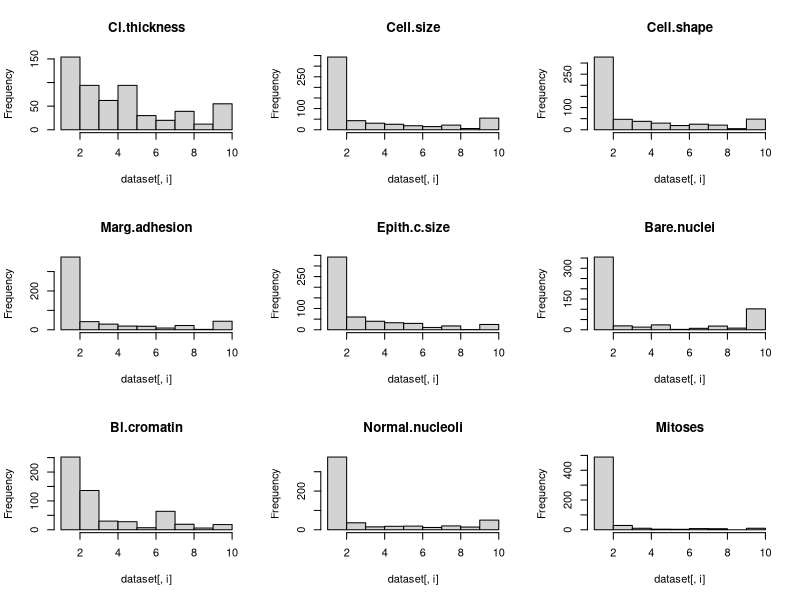
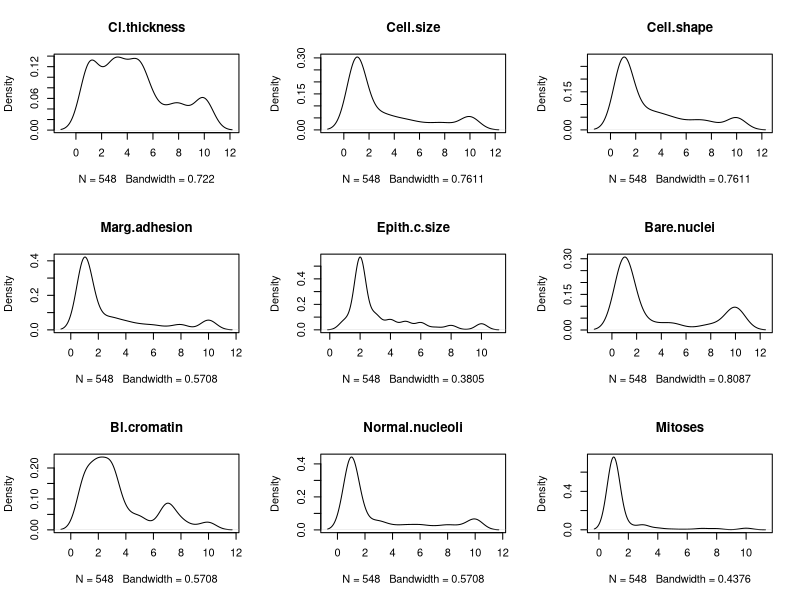
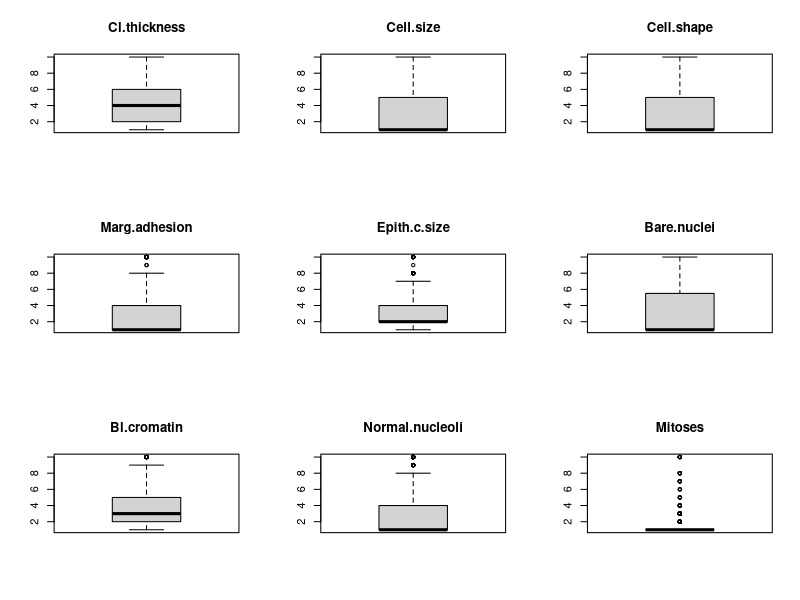
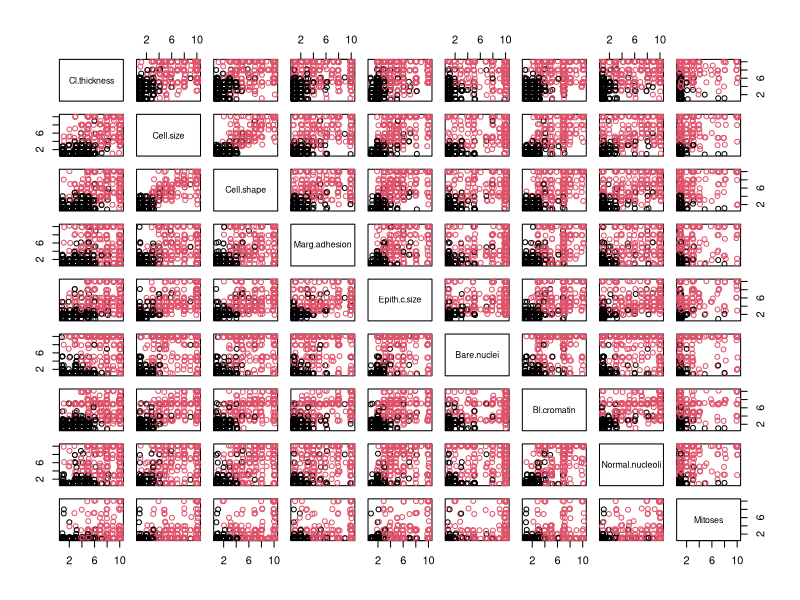
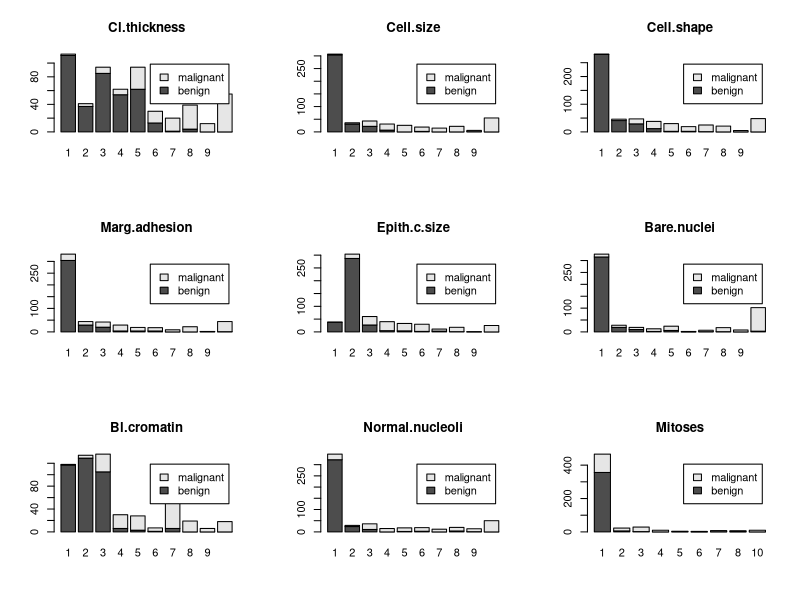

Recreate these plots in R, in order. (Note: this script raises an error after producing the figures.)
# World-Class Results: http://www.is.umk.pl/projects/datasets.html#Wisconsin

# load packages
library(mlbench)
library(caret)
# Load data
data(BreastCancer)
View(BreastCancer)

# Split out validation dataset
# create a list of 80% of the rows in the original dataset we can use for training
set.seed(7)
validationIndex <- createDataPartition(BreastCancer$Class, p=0.80, list=FALSE)
# select 20% of the data for validation
validation <- BreastCancer[-validationIndex,]
# use the remaining 80% of data to training and testing the models
dataset <- BreastCancer[validationIndex,]

# dimensions of dataaset
dim(dataset)

# peek
head(dataset, n=20)

# types
sapply(dataset, class)

# Remove redundant variable Id
dataset <- dataset[,-1]
# convert input values to numeric
for(i in 1:9) {
  dataset[,i] <- as.numeric(as.character(dataset[,i]))
}

# summary
summary(dataset)

# class distribution
cbind(freq=table(dataset$Class), percentage=prop.table(table(dataset$Class))*100)

colSums(is.na(dataset))

# summarize correlations between input variables
complete_cases <- complete.cases(dataset)
cor(dataset[complete_cases,1:9])

# histograms each attribute
par(mfrow=c(3,3))
for(i in 1:9) {
  hist(dataset[,i], main=names(dataset)[i])
}

# density plot for each attribute
par(mfrow=c(3,3))
complete_cases <- complete.cases(dataset)
for(i in 1:9) {
  plot(density(dataset[complete_cases,i]), main=names(dataset)[i])
}

# boxplots for each attribute
par(mfrow=c(3,3))
for(i in 1:9) {
  boxplot(dataset[,i], main=names(dataset)[i])
}

# scatterplot matrix
jittered_x <- sapply(dataset[,1:9], jitter)
pairs(jittered_x, names(dataset[,1:9]), col=dataset$Class)

# bar plots of each variable by class
par(mfrow=c(3,3))
for(i in 1:9) {
  barplot(table(dataset$Class,dataset[,i]), main=names(dataset)[i],
          legend.text=unique(dataset$Class))
}

# 10-fold cross validation with 3 repeats
trainControl <- trainControl(method="repeatedcv", number=10, repeats=3)
metric <- "Accuracy"

colSums(is.na(dataset))
dataset <- na.omit(dataset)

# LR
set.seed(7)
fit.glm <- train(Class~., data=dataset, method="glm", metric=metric, trControl=trainControl)
fit.glm

# LDA
set.seed(7)
fit.lda <- train(Class~., data=dataset, method="lda", metric=metric, trControl=trainControl)
# GLMNET
set.seed(7)
fit.glmnet <- train(Class~., data=dataset, method="glmnet", metric=metric,trControl=trainControl)
# KNN
set.seed(7)
fit.knn <- train(Class~., data=dataset, method="knn", metric=metric, trControl=trainControl)
# CART
set.seed(7)
fit.cart <- train(Class~., data=dataset, method="rpart", metric=metric,trControl=trainControl)
# Naive Bayes
set.seed(7)
fit.nb <- train(Class~., data=dataset, method="nb", metric=metric, trControl=trainControl)
# SVM
set.seed(7)
fit.svm <- train(Class~., data=dataset, method="svmRadial", metric=metric,trControl=trainControl)
# Compare algorithms
results <- resamples(list(LG=fit.glm,GLMNET=fit.glmnet, KNN=fit.knn,CART=fit.cart, NB=fit.nb, SVM=fit.svm))
summary(results)
dotplot(results)

  
  # 10-fold cross validation with 3 repeats
  trainControl <- trainControl(method="repeatedcv", number=10, repeats=3)
metric <- "Accuracy"
# LG
set.seed(7)
fit.glm <- train(Class~., data=dataset, method="glm", metric=metric, preProc=c("BoxCox"),
                 trControl=trainControl)
# LDA
set.seed(7)
fit.lda <- train(Class~., data=dataset, method="lda", metric=metric, preProc=c("BoxCox"),
                 trControl=trainControl)
# GLMNET
set.seed(7)
fit.glmnet <- train(Class~., data=dataset, method="glmnet", metric=metric,
                    preProc=c("BoxCox"), trControl=trainControl)
# KNN
set.seed(7)
fit.knn <- train(Class~., data=dataset, method="knn", metric=metric, preProc=c("BoxCox"),
                 trControl=trainControl)
# CART
set.seed(7)
fit.cart <- train(Class~., data=dataset, method="rpart", metric=metric,
                  preProc=c("BoxCox"), trControl=trainControl)
# Naive Bayes
set.seed(7)
fit.nb <- train(Class~., data=dataset, method="nb", metric=metric, preProc=c("BoxCox"),
                trControl=trainControl)
# SVM
set.seed(7)
fit.svm <- train(Class~., data=dataset, method="svmRadial", metric=metric,
                 preProc=c("BoxCox"), trControl=trainControl)
# Compare algorithms
transformResults <- resamples(list(LG=fit.glm, LDA=fit.lda, GLMNET=fit.glmnet, KNN=fit.knn,
                                   CART=fit.cart, NB=fit.nb, SVM=fit.svm))
summary(transformResults)
dotplot(transformResults)





























